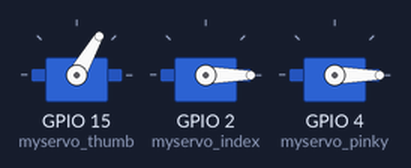
Recording of a sketch running on a simulated ESP32. On the bench: 3 × servo.

Above: at 0.05 s.
At 1.5 s:
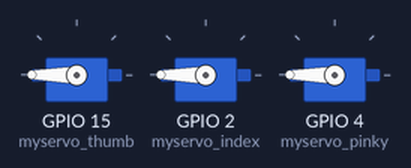
At 3.0 s:
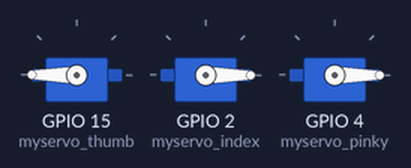
Timing chart, 0 to 6.9 s (numbered marks = the images above):
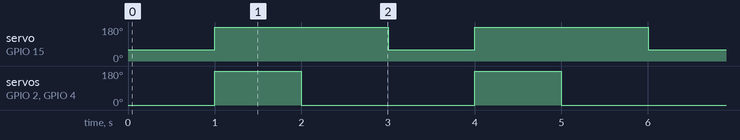

The sketch:

PWM_TEST.ino
```cpp
//D15 = PWM Thumb: GPIO 15
//D2 = PWM Index: GPIO 2
//D4 = PWM Pinky: GPIO4


// Parallex Servo (Index) = 4 ~ 6 V 15 ~ 200 mAh

//J- DEAL Micro Servo 9g SG90 = 4.8 ~ 6 V 100mA ~ 250mA


#include <stdint.h>
#include <stdbool.h>
#include "driver/gpio.h"
#include <ESP32Servo.h>

#define flexing_thumb 180
#define flexing_index 180
#define flexing_pinky 180

#define clenching_thumb 60
#define clenching_index 0
#define clenching_pinky 0

#define half_clenching_thumb 120
#define half_clenching_index 90
#define half_clenching_pinky 90


Servo myservo_thumb;  // create servo object to control a servo
Servo myservo_index;
Servo myservo_pinky;

// twelve servo objects can be created on most boards

char pos_thumb = 0;    // variable to store the servo position
char pos_index = 0;
char pos_pinky = 0;


void setup() {
  myservo_thumb.attach(15);  // attaches the servo on pin GPIO 15 to the servo object
  myservo_index.attach(2);
  myservo_pinky.attach(4);
}

void grab() {
  myservo_thumb.write(clenching_thumb);
  myservo_index.write(clenching_index);
  myservo_pinky.write(clenching_pinky);
}

void rest() {
  myservo_thumb.write(flexing_thumb);
  myservo_index.write(flexing_index);
  myservo_pinky.write(flexing_pinky);
}

void thumb_up() {
  myservo_thumb.write(flexing_thumb);
  myservo_index.write(clenching_index);
  myservo_pinky.write(clenching_pinky);
}


void loop() {
  grab();
  delay(1000);
  rest();
  delay(1000);
  thumb_up();
  delay(1000);
}
```

Measured:
- by itself, servo on GPIO 15 (myservo_thumb): alternates 180° for 2.0 s and 60° for 1.0 s
- by itself, servo on GPIO 2 (myservo_index), servo on GPIO 4 (myservo_pinky): alternates 180° for 1.0 s and 0° for 2.0 s
